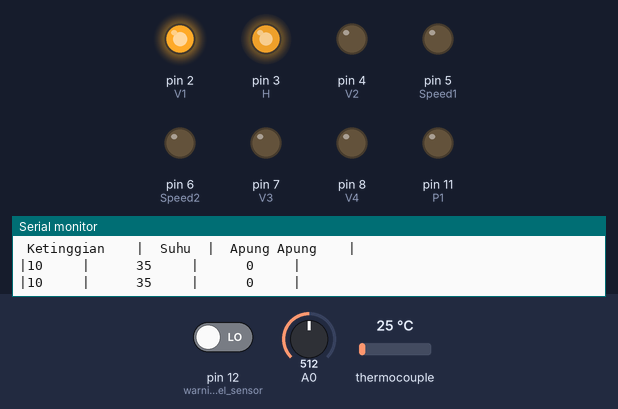
This sketch was run on a simulated Arduino Uno, built with avr-gcc and run on an emulated ATmega328P. Shown: output pins drawn as LEDs (lit = HIGH), the last lines printed to the serial monitor. Wiring (inferred from the names in the program): MAX6675 thermocouple converter: CS pin 13; MISO pin 10; SCK pin 9. Inputs (shaded band) come from the test bench; at power-on: thermocouple 25 °C, pin 12 (warning_level_sensor) LOW, A0 = 512. Pins used as bus, display or sensor lines are not drawn.

Above: at 1.2 s.
1.3 s: thermocouple set to 18 °C
At 2.0 s:
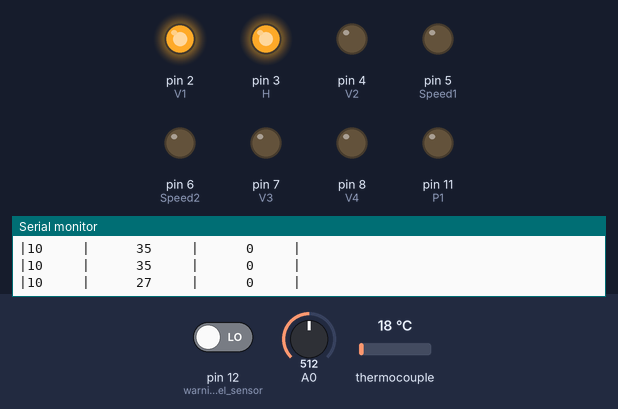
3.1 s: thermocouple set to 14 °C
At 4.1 s:
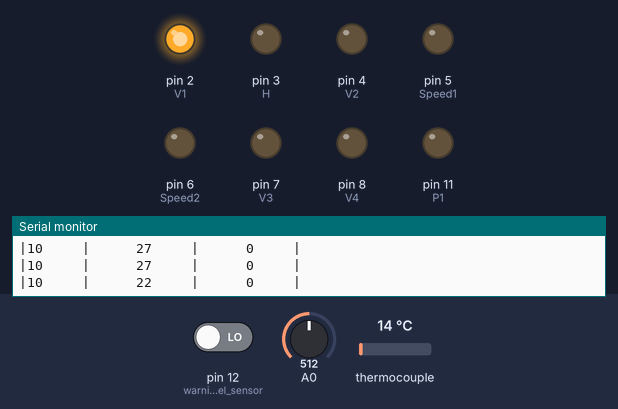
5.3 s: thermocouple set to 75 °C
At 7.4 s:
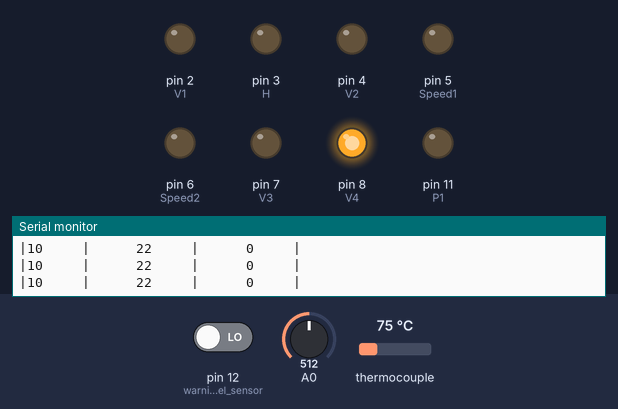
Timing chart, 0 to 8.9 s (numbered marks = the images above; inputs shaded):
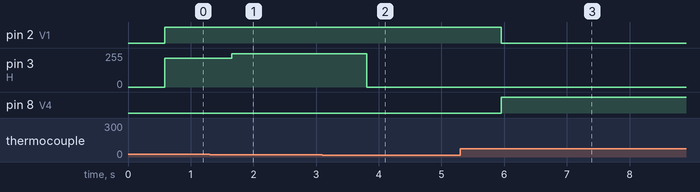

Measured:
- the behaviour switches between 17 and 16 °C on thermocouple (found by bisection; images 1 and 2)
- after the input at 1.3 s, pin 3 (H): 216/255 → 251/255 after 0.36 s
- after the input at 3.1 s, pin 3 (H): 251/255 → 0/255 after 0.70 s
- after the input at 5.3 s, pin 2 (V1): HIGH → LOW after 0.65 s; pin 8 (V4): LOW → HIGH after 0.65 s

The sketch:

Full_Part_Heater_BPPT.ino
```cpp
// Untuk Solenoid Three Way LOW ke bawah (pemanas), HIGH (ke atas)
#define CLK 9
#define DBIT 10 // so
#define CS 13

#include <SoftwareSerial.h>

//Ultrasonic Proximity variable
int counter=0;
int final_value;
float nilai_akhir;

//Apung-apung Sensor
int warning_level_sensor=12;
//Thermocouple variable

// Variabel void loop
int suhu_pembacaan;
int ketinggian_air;
int V1=2;
int V2=4;
int V3=7;
int V4=8;
int P1=11;
int P2=1;
int Speed1=5;
int Speed2=6;
int H=3;
int heater_pwm;
int max_water_level=14;
int min_water_level=12;
int lowest_temperature_level=26;
int highest_temperature_level=36;
int min_stage_4=10;

int v = 0;
float Ctemp, Ftemp;

int spiRead()   {
  int value = 0;
  digitalWrite(CS,LOW);
  delay(2);
  digitalWrite(CS,HIGH);
  delay(220);

  /* Read the chip and return the raw temperature value */
  /* Bring CS pin low to allow us to read the data from
   the conversion process */

  digitalWrite(CS,LOW);
  /* Cycle the clock for dummy bit 15 */
  digitalWrite(CLK,HIGH);
  delay(1);
  digitalWrite(CLK,LOW);

  /*
   Read bits 14-3 from MAX6675 for the Temp. Loop for each bit reading
   the value and storing the final value in 'temp'
   */

  for (int i=14; i>=0; i--) {
    digitalWrite(CLK,HIGH);
    value += digitalRead(DBIT) << i;
    digitalWrite(CLK,LOW);
  }
  // check bit D2 if HIGH no sensor
  if ((value & 0x04) == 0x04) return -1;

  // shift right three places
  return value >> 3;
}

//Jaga ketinggian air
void level_water(){
  warning_level_sensor=digitalRead(12);
   if (ketinggian_air>max_water_level){
     digitalWrite(V1,LOW);
      // Drainase jalan
    }
   if (warning_level_sensor==1){
    digitalWrite(V1,LOW);
   digitalWrite(V2,LOW);
   digitalWrite(V3,LOW);
   digitalWrite(V4,LOW);
   digitalWrite(P1,LOW);
   digitalWrite(P2,LOW);
     // Drainase jalan
   }
}
//Fungsi pembacaan Proximity
int nilai_proximity(){
  float sensorValue;
  counter=0;
  while (counter<20){
  sensorValue+= analogRead(A0);
  counter+=1;
  delay(10);
 }
  sensorValue=sensorValue/20;;
  nilai_akhir=0.02*sensorValue+1.955;
  final_value=int(nilai_akhir);
  final_value=22-final_value;
  delay(10);
  return final_value;
}

//Fungsi Pembacaan Thermocouple
int nilai_suhu(){
  int suhu_final;
  v = spiRead();
  if (v == -1)   {
    Serial.print("No sensor \n");
  }
  else   {
    suhu_final =  v * 0.25;
     suhu_final= 1.1865* suhu_final+6.3269;
    //suhu_final=1.9548*suhu_final-19.84;
    //suhu_final=1*suhu_final-0.0006;
  }
  delay(100);
    return suhu_final;

}

void initial_solenoid_setup(){
  //Inisialisasi Awal
  digitalWrite(V1,LOW);
  digitalWrite(V2,LOW);
  digitalWrite(V3,LOW);
  digitalWrite(V4,LOW);
}

void stage_1_solenoid_setup(){
   digitalWrite(V1,HIGH);
   digitalWrite(V2,LOW);
   digitalWrite(V3,LOW);
   digitalWrite(V4,LOW);
   digitalWrite(P1,LOW);
   digitalWrite(P2,LOW);
   digitalWrite(H,LOW);
}

void stage_3_solenoid_setup(){
  digitalWrite(V1,LOW);
  digitalWrite(V2,LOW);
  digitalWrite(V3,HIGH);
  digitalWrite(V4,LOW);
  digitalWrite(P2,LOW);
}

void stage_2_solenoid_setup(){
  digitalWrite(V1,HIGH);
  digitalWrite(V2,LOW);
  digitalWrite(V3,LOW);
  digitalWrite(V4,LOW);
  digitalWrite(P1,LOW);
  digitalWrite(P2,LOW);

}
void stage_warning_solenoid_setup(){
  digitalWrite(V1,LOW);
  digitalWrite(V2,LOW);
  digitalWrite(V3,LOW);
  digitalWrite(V4,LOW);
  digitalWrite(P1,LOW);
  digitalWrite(P2,LOW);
}
void setup() {
  // put your setup code here, to run once:
  counter=0;
  Serial.begin(9600);

  //Normally Close (NC)
  //Solenoid valve V1
  pinMode(V1,OUTPUT);
  //Solenoid three-way valve V2
  pinMode(V2,OUTPUT);
  //Solenoid valve V3
  pinMode(V3,OUTPUT);
  //Solenoid valve V4
  pinMode(V4,OUTPUT);

  //Inisialisasi Awal
  initial_solenoid_setup();

  //PWM
  // Pompa 1--> Pompa looping
  pinMode(P1,OUTPUT);
  pinMode(Speed1,OUTPUT);
  // Pompa 2--> Pompa keluar
  pinMode(P2,OUTPUT);
  pinMode(Speed2,OUTPUT);
  // Heater
  pinMode(H,OUTPUT);

  //Inisialisasi Awal
  digitalWrite(P1,LOW);
  digitalWrite(P2,LOW);
  digitalWrite(H,LOW);

  //Ultrasonic
  pinMode(A0,INPUT);
  //Thermocouple
  pinMode(A1,INPUT);
  //Apung-apung
  pinMode(warning_level_sensor,INPUT);

  pinMode(CLK, OUTPUT);
  pinMode(DBIT, INPUT);
  pinMode(CS, OUTPUT);
  digitalWrite(CS, HIGH);
  digitalWrite(CLK, LOW);
  // Table
  Serial.println("----------------------------------------------------------------");
  Serial.print(" Ketinggian   ");
  Serial.print(" | ");
  Serial.print(" Suhu ");
  Serial.print(" | ");
  Serial.print(" Apung Apung   ");
  Serial.println(" | ");
}


void loop() {
  // Pembacaan suhu
  suhu_pembacaan=nilai_suhu();
  // Pembacaan Ketinggian air
  ketinggian_air= nilai_proximity();

  // Menutup air masuk jika warning menyala
  level_water();

  // 4 Stages
  // Stage 1 : Air belum masuk, perhitungan suhu ruangan
  // 24,3-26, dimana ketika melewati 8 cm
  // heater coba dinyalakan PWM dibawah 100
  // delay (5000) untuk pengisian air --> 5 detik

  if (suhu_pembacaan <lowest_temperature_level){
    //if (ketinggian_air>min_water_level and ketinggian_air<max_water_level){
    if (ketinggian_air>=max_water_level){
    stage_1_solenoid_setup();
    analogWrite(H,225);
    // Waktu pengisian air
    }
    //else if (ketinggian_air<=min_water_level){
    else if (ketinggian_air<min_water_level){
    stage_1_solenoid_setup();
    }
    else{
    stage_warning_solenoid_setup();
    //analogWrite(H,200);
    }
  }
  // Stage 2 : Airmasuk, perhitungan suhu ruangan
  // 26 derajat tp belum ke lingkup 34-40,
  // Heater dinyalakan dengan
  // fungsi PWN=map (value sekarang, range rendah (26), range tinggi (45), nilai PWM tertinggi (255), nilai PWM terendah (0));

  else if (suhu_pembacaan>=lowest_temperature_level && suhu_pembacaan<=highest_temperature_level){
  // Stage 3 : AirLOOP, perhitungan suhu ruangan
  // 26-40, dimana air diisi sampai >=12 lalu diloop
  // hingga <40 lalu dikeluarkan

     if (ketinggian_air>=max_water_level){
      //delay(1000);
      stage_3_solenoid_setup();
      digitalWrite(P1,HIGH);
      analogWrite(Speed1,100);
      //while (suhu_pembacaan<=highest_temperature_level){
      while (suhu_pembacaan<=40){
        heater_pwm=map(suhu_pembacaan,26,50,255,150);
        analogWrite(H,heater_pwm);
        delay(100);
        suhu_pembacaan=nilai_suhu();
        Serial.print("|");
        Serial.print(ketinggian_air);
        Serial.print("     |      ");
        Serial.print(suhu_pembacaan);
        Serial.print("     |      ");
        Serial.print(warning_level_sensor);
        Serial.println("     |      ");
      }
      // After heating
      digitalWrite(V3,LOW);
      digitalWrite(V4,HIGH);
      digitalWrite(P1,LOW);
      digitalWrite(P2,HIGH);
      analogWrite(Speed2,100);
      delay(1500); // pembuangan air 3 detik
      ketinggian_air= nilai_proximity();
    }

    else{
      stage_2_solenoid_setup();
      heater_pwm=map(suhu_pembacaan,26,50,255,150);
      analogWrite(H,heater_pwm);
     // delay(1000);


    }

  }

  else if( suhu_pembacaan>highest_temperature_level){

   // Stage 4 : Air mencapai di atas 40, sehingga perlu di
   // dinginkan
  while (suhu_pembacaan>highest_temperature_level){
  // if (ketinggian_air<max_water_level){
  if( ketinggian_air<min_stage_4){
    //masukkan air dingin
      digitalWrite(V1,HIGH);
      digitalWrite(V2,HIGH);
      digitalWrite(V3,LOW);
      digitalWrite(V4,LOW);
      digitalWrite(P1,LOW);
      digitalWrite(P2,LOW);
      digitalWrite(H,LOW);
  }
  else{
      digitalWrite(V1,LOW);
      digitalWrite(V2,LOW);
      digitalWrite(V3,LOW);
      digitalWrite(V4,HIGH);
      digitalWrite(P1,LOW);
      digitalWrite(P2,LOW);
      digitalWrite(H,LOW);
      delay(5000);
  }

   suhu_pembacaan=nilai_suhu();
   ketinggian_air= nilai_proximity();
  Serial.print("|");
  Serial.print(ketinggian_air);
  Serial.print("     |      ");
  Serial.print(suhu_pembacaan);
   Serial.print("     |      ");
  Serial.print(warning_level_sensor);
  Serial.println("     |      ");
  }
  //delay(2000);
  }
  Serial.print("|");
  Serial.print(ketinggian_air);
  Serial.print("     |      ");
  Serial.print(suhu_pembacaan);
   Serial.print("     |      ");
  Serial.print(warning_level_sensor);
  Serial.println("     |      ");
  //delay(1000);


}
```
